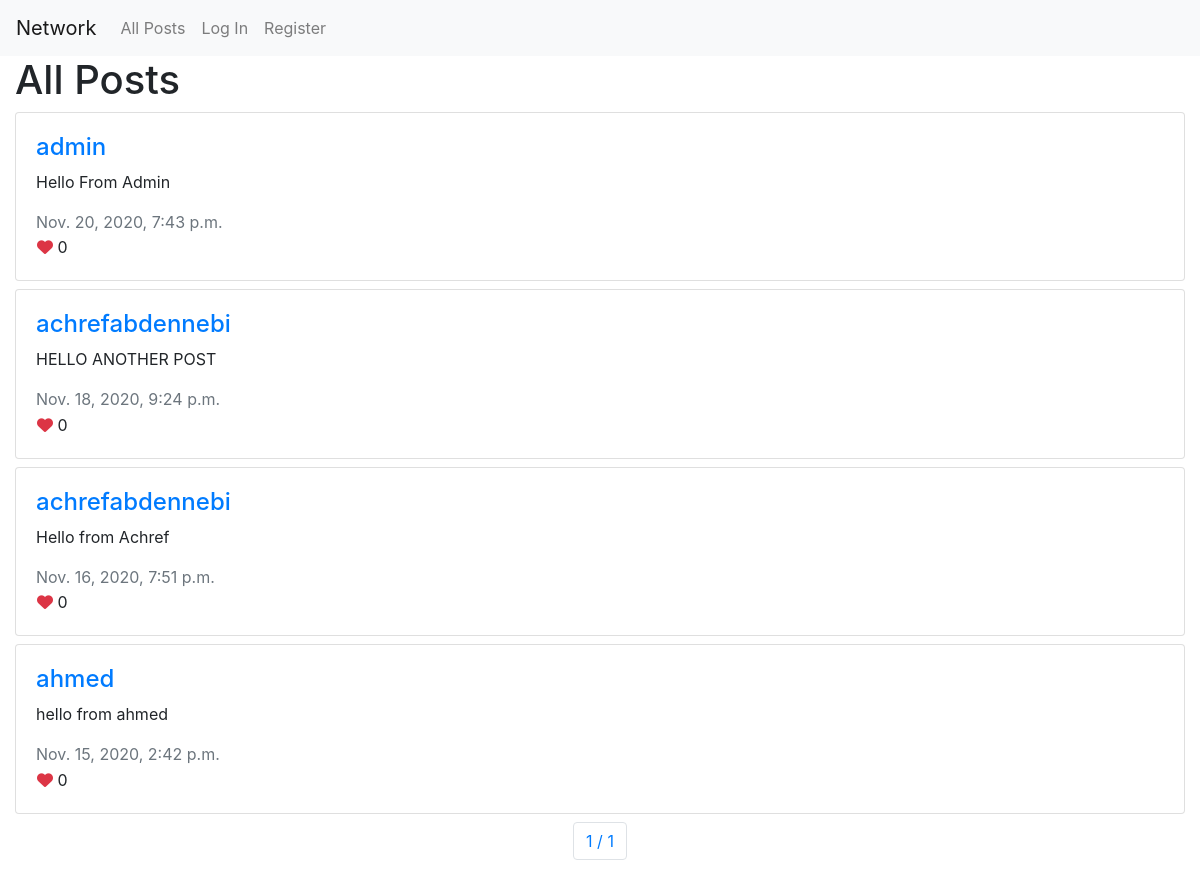
The page /posts on the database its author committed.
### network/models.py (models this page shows, shortened)
class Post(models.Model):
    content = models.CharField(max_length=250)
    created_by = models.ForeignKey(User,null=True, blank=True, on_delete=DO_NOTHING, related_name="users")
    likes = models.IntegerField(default=0)
    created_date = models.DateTimeField()

class User(AbstractUser):
    pass

### network/views.py (the view)
# urls.py: path("posts", views.getPostList, name="posts"),
def getPostList(request):
    posts = Post.objects.all().order_by('-created_date')
    paginator= Paginator(posts, 10);
    page_number = request.GET.get('page')
    post_page = paginator.get_page(page_number)
    return render(request, "network/post.html", {
        "posts": post_page
    })

### network/templates/network/post.html (shortened to what this page needs)
{% extends "network/layout.html" %}
{% block body %}
<div class="container-fluid">
    <h1>All Posts</h1>
    {% for post in posts %}
    <div class="row mt-2">
        <div class="col-md-12">
            <div class="card">
                <div class="card-body">
                    <div class="post-detail">
                        <h4>
                            <a href="{% url 'profile' post.created_by.id %}">
                                {{ post.created_by }}
                            </a>
                        </h4>
                        <div class="post-content">
                            <p id="content__{{ post.id }}">
                                {{ post.content }}
                            </p>
                        </div>
                        <span class="text-muted">{{ post.created_date }}</span>
                        <div class="post-reaction">
                            <button type="button" class="btn p-0">
                                <i class="fas fa-heart text-danger"></i>
                                <span class="font-weight-normal">{{post.likes}}</span>
                            </button>
                        </div>
                    </div>
                </div>
            </div>
        </div>
    </div>
    {% endfor %}
    <div class="row mt-2">
        <div class="col-md-12">
            <nav aria-label="pagination">
                <ul class="pagination justify-content-center">
                    <li class="page-item">
                        <a class="page-link" href="#"> {{ posts.number }} / {{ posts.paginator.num_pages }}</a>
                    </li>
                </ul>
            </nav>
        </div>
    </div>
</div>
{% endblock %}

### rows shown on the page
Post: created_by "admin", content "Hello From Admin", created_date "Nov. 20, 2020, 7:43 p.m.", likes "0"
Post: created_by "achrefabdennebi", content "HELLO ANOTHER POST", created_date "Nov. 18, 2020, 9:24 p.m.", likes "0"
Post: created_by "achrefabdennebi", content "Hello from Achref", created_date "Nov. 16, 2020, 7:51 p.m.", likes "0"
Post: created_by "ahmed", content "hello from ahmed", created_date "Nov. 15, 2020, 2:42 p.m.", likes "0"

### other values the page prints
{{ posts.number }} "1"
{{ posts.paginator.num_pages }} "1"
